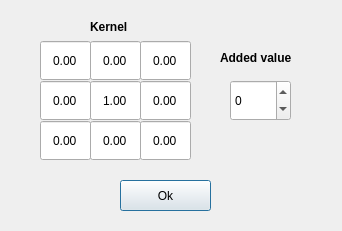
<?xml version="1.0" encoding="UTF-8"?>
<ui version="4.0">
 <class>LFilterForm</class>
 <widget class="QDialog" name="LFilterForm">
  <property name="geometry">
   <rect>
    <x>0</x>
    <y>0</y>
    <width>342</width>
    <height>231</height>
   </rect>
  </property>
  <property name="windowTitle">
   <string>Set kernel</string>
  </property>
  <widget class="QPushButton" name="okButton">
   <property name="geometry">
    <rect>
     <x>120</x>
     <y>180</y>
     <width>91</width>
     <height>31</height>
    </rect>
   </property>
   <property name="text">
    <string>Ok</string>
   </property>
  </widget>
  <widget class="QLabel" name="label">
   <property name="geometry">
    <rect>
     <x>90</x>
     <y>20</y>
     <width>57</width>
     <height>15</height>
    </rect>
   </property>
   <property name="text">
    <string>&lt;html&gt;&lt;head/&gt;&lt;body&gt;&lt;p&gt;&lt;span style=&quot; font-weight:600;&quot;&gt;Kernel&lt;/span&gt;&lt;/p&gt;&lt;/body&gt;&lt;/html&gt;</string>
   </property>
  </widget>
  <widget class="QDoubleSpinBox" name="kernelBox12">
   <property name="geometry">
    <rect>
     <x>90</x>
     <y>40</y>
     <width>51</width>
     <height>41</height>
    </rect>
   </property>
   <property name="alignment">
    <set>Qt::AlignCenter</set>
   </property>
   <property name="buttonSymbols">
    <enum>QAbstractSpinBox::NoButtons</enum>
   </property>
   <property name="minimum">
    <double>-99.989999999999995</double>
   </property>
   <property name="value">
    <double>0.000000000000000</double>
   </property>
  </widget>
  <widget class="QDoubleSpinBox" name="kernelBox13">
   <property name="geometry">
    <rect>
     <x>140</x>
     <y>40</y>
     <width>51</width>
     <height>41</height>
    </rect>
   </property>
   <property name="alignment">
    <set>Qt::AlignCenter</set>
   </property>
   <property name="buttonSymbols">
    <enum>QAbstractSpinBox::NoButtons</enum>
   </property>
   <property name="minimum">
    <double>-99.989999999999995</double>
   </property>
   <property name="value">
    <double>0.000000000000000</double>
   </property>
  </widget>
  <widget class="QDoubleSpinBox" name="kernelBox22">
   <property name="geometry">
    <rect>
     <x>90</x>
     <y>80</y>
     <width>51</width>
     <height>41</height>
    </rect>
   </property>
   <property name="alignment">
    <set>Qt::AlignCenter</set>
   </property>
   <property name="buttonSymbols">
    <enum>QAbstractSpinBox::NoButtons</enum>
   </property>
   <property name="minimum">
    <double>-99.989999999999995</double>
   </property>
   <property name="value">
    <double>1.000000000000000</double>
   </property>
  </widget>
  <widget class="QDoubleSpinBox" name="kernelBox23">
   <property name="geometry">
    <rect>
     <x>140</x>
     <y>80</y>
     <width>51</width>
     <height>41</height>
    </rect>
   </property>
   <property name="alignment">
    <set>Qt::AlignCenter</set>
   </property>
   <property name="buttonSymbols">
    <enum>QAbstractSpinBox::NoButtons</enum>
   </property>
   <property name="minimum">
    <double>-99.989999999999995</double>
   </property>
   <property name="value">
    <double>0.000000000000000</double>
   </property>
  </widget>
  <widget class="QDoubleSpinBox" name="kernelBox21">
   <property name="geometry">
    <rect>
     <x>40</x>
     <y>80</y>
     <width>51</width>
     <height>41</height>
    </rect>
   </property>
   <property name="alignment">
    <set>Qt::AlignCenter</set>
   </property>
   <property name="buttonSymbols">
    <enum>QAbstractSpinBox::NoButtons</enum>
   </property>
   <property name="minimum">
    <double>-99.989999999999995</double>
   </property>
   <property name="value">
    <double>0.000000000000000</double>
   </property>
  </widget>
  <widget class="QDoubleSpinBox" name="kernelBox33">
   <property name="geometry">
    <rect>
     <x>140</x>
     <y>120</y>
     <width>51</width>
     <height>41</height>
    </rect>
   </property>
   <property name="alignment">
    <set>Qt::AlignCenter</set>
   </property>
   <property name="buttonSymbols">
    <enum>QAbstractSpinBox::NoButtons</enum>
   </property>
   <property name="minimum">
    <double>-99.989999999999995</double>
   </property>
   <property name="value">
    <double>0.000000000000000</double>
   </property>
  </widget>
  <widget class="QDoubleSpinBox" name="kernelBox32">
   <property name="geometry">
    <rect>
     <x>90</x>
     <y>120</y>
     <width>51</width>
     <height>41</height>
    </rect>
   </property>
   <property name="alignment">
    <set>Qt::AlignCenter</set>
   </property>
   <property name="buttonSymbols">
    <enum>QAbstractSpinBox::NoButtons</enum>
   </property>
   <property name="minimum">
    <double>-99.989999999999995</double>
   </property>
   <property name="value">
    <double>0.000000000000000</double>
   </property>
  </widget>
  <widget class="QDoubleSpinBox" name="kernelBox31">
   <property name="geometry">
    <rect>
     <x>40</x>
     <y>120</y>
     <width>51</width>
     <height>41</height>
    </rect>
   </property>
   <property name="alignment">
    <set>Qt::AlignCenter</set>
   </property>
   <property name="buttonSymbols">
    <enum>QAbstractSpinBox::NoButtons</enum>
   </property>
   <property name="minimum">
    <double>-99.989999999999995</double>
   </property>
   <property name="value">
    <double>0.000000000000000</double>
   </property>
  </widget>
  <widget class="QDoubleSpinBox" name="kernelBox11">
   <property name="geometry">
    <rect>
     <x>40</x>
     <y>40</y>
     <width>51</width>
     <height>41</height>
    </rect>
   </property>
   <property name="alignment">
    <set>Qt::AlignCenter</set>
   </property>
   <property name="buttonSymbols">
    <enum>QAbstractSpinBox::NoButtons</enum>
   </property>
   <property name="minimum">
    <double>-99.989999999999995</double>
   </property>
   <property name="value">
    <double>0.000000000000000</double>
   </property>
  </widget>
  <widget class="QLabel" name="label_2">
   <property name="geometry">
    <rect>
     <x>220</x>
     <y>50</y>
     <width>91</width>
     <height>16</height>
    </rect>
   </property>
   <property name="text">
    <string>&lt;html&gt;&lt;head/&gt;&lt;body&gt;&lt;p&gt;&lt;span style=&quot; font-weight:600;&quot;&gt;Added value&lt;/span&gt;&lt;/p&gt;&lt;/body&gt;&lt;/html&gt;</string>
   </property>
  </widget>
  <widget class="QSpinBox" name="addedVBox">
   <property name="geometry">
    <rect>
     <x>230</x>
     <y>80</y>
     <width>61</width>
     <height>41</height>
    </rect>
   </property>
   <property name="minimum">
    <number>-255</number>
   </property>
   <property name="maximum">
    <number>255</number>
   </property>
  </widget>
 </widget>
 <tabstops>
  <tabstop>kernelBox11</tabstop>
  <tabstop>kernelBox12</tabstop>
  <tabstop>kernelBox13</tabstop>
  <tabstop>kernelBox21</tabstop>
  <tabstop>kernelBox22</tabstop>
  <tabstop>kernelBox23</tabstop>
  <tabstop>kernelBox31</tabstop>
  <tabstop>kernelBox32</tabstop>
  <tabstop>kernelBox33</tabstop>
  <tabstop>addedVBox</tabstop>
  <tabstop>okButton</tabstop>
 </tabstops>
 <resources/>
 <connections/>
</ui>
